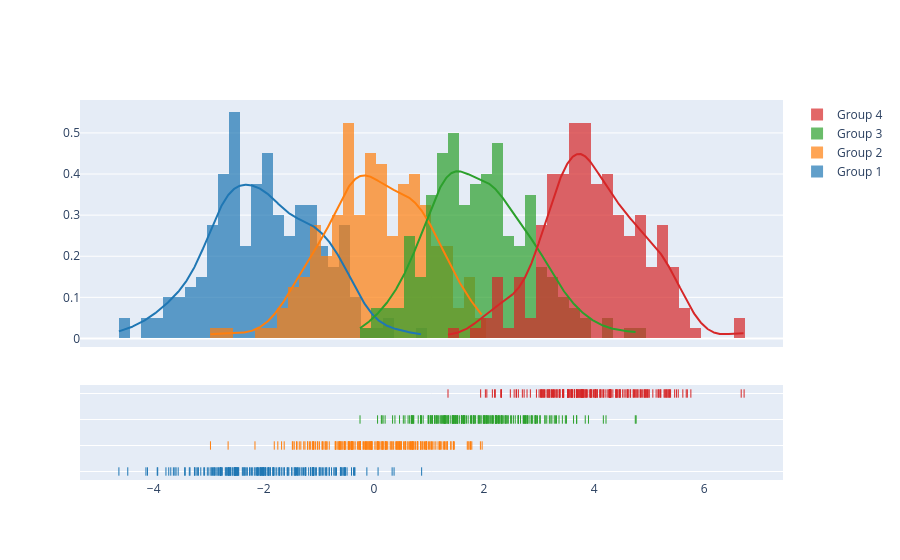

The code cell stored with this chart in its notebook:
### Code cell
import plotly.figure_factory as ff

# Add histogram data
x1 = np.random.randn(200) - 2
x2 = np.random.randn(200)
x3 = np.random.randn(200) + 2
x4 = np.random.randn(200) + 4

# Group data together
hist_data = [x1, x2, x3, x4]

group_labels = ['Group 1', 'Group 2', 'Group 3', 'Group 4']

# Create distplot with custom bin_size
fig = ff.create_distplot(hist_data, group_labels, bin_size=.2)
fig.show()

### Figure 1 — Plotly figure (JSON) as saved in the notebook; plotly's stock layout.template omitted (floating-point values rounded to 4 significant figures; data arrays with more than 128 entries replaced by an {"elided": "..."} marker saying what was removed)
{"data": [{"autobinx": false, "histnorm": "probability density", "legendgroup": "Group 1", "marker": {"color": "rgb(31, 119, 180)"}, "name": "Group 1", "opacity": 0.7, "type": "histogram", "x": {"elided": "200 float values"}, "xaxis": "x", "xbins": {"end": 0.8667, "size": 0.2, "start": -4.632}, "yaxis": "y"}, {"autobinx": false, "histnorm": "probability density", "legendgroup": "Group 2", "marker": {"color": "rgb(255, 127, 14)"}, "name": "Group 2", "opacity": 0.7, "type": "histogram", "x": {"elided": "200 float values"}, "xaxis": "x", "xbins": {"end": 1.965, "size": 0.2, "start": -2.969}, "yaxis": "y"}, {"autobinx": false, "histnorm": "probability density", "legendgroup": "Group 3", "marker": {"color": "rgb(44, 160, 44)"}, "name": "Group 3", "opacity": 0.7, "type": "histogram", "x": {"elided": "200 float values"}, "xaxis": "x", "xbins": {"end": 4.762, "size": 0.2, "start": -0.2525}, "yaxis": "y"}, {"autobinx": false, "histnorm": "probability density", "legendgroup": "Group 4", "marker": {"color": "rgb(214, 39, 40)"}, "name": "Group 4", "opacity": 0.7, "type": "histogram", "x": {"elided": "200 float values"}, "xaxis": "x", "xbins": {"end": 6.723, "size": 0.2, "start": 1.345}, "yaxis": "y"}, {"legendgroup": "Group 1", "marker": {"color": "rgb(31, 119, 180)"}, "mode": "lines", "name": "Group 1", "showlegend": false, "type": "scatter", "x": {"elided": "500 float values"}, "xaxis": "x", "y": {"elided": "500 float values"}, "yaxis": "y"}, {"legendgroup": "Group 2", "marker": {"color": "rgb(255, 127, 14)"}, "mode": "lines", "name": "Group 2", "showlegend": false, "type": "scatter", "x": {"elided": "500 float values"}, "xaxis": "x", "y": {"elided": "500 float values"}, "yaxis": "y"}, {"legendgroup": "Group 3", "marker": {"color": "rgb(44, 160, 44)"}, "mode": "lines", "name": "Group 3", "showlegend": false, "type": "scatter", "x": {"elided": "500 float values"}, "xaxis": "x", "y": {"elided": "500 float values"}, "yaxis": "y"}, {"legendgroup": "Group 4", "marker": {"color": "rgb(214, 39, 40)"}, "mode": "lines", "name": "Group 4", "showlegend": false, "type": "scatter", "x": {"elided": "500 float values"}, "xaxis": "x", "y": {"elided": "500 float values"}, "yaxis": "y"}, {"legendgroup": "Group 1", "marker": {"color": "rgb(31, 119, 180)", "symbol": "line-ns-open"}, "mode": "markers", "name": "Group 1", "showlegend": false, "type": "scatter", "x": {"elided": "200 float values"}, "xaxis": "x", "y": {"elided": "200 str values"}, "yaxis": "y2"}, {"legendgroup": "Group 2", "marker": {"color": "rgb(255, 127, 14)", "symbol": "line-ns-open"}, "mode": "markers", "name": "Group 2", "showlegend": false, "type": "scatter", "x": {"elided": "200 float values"}, "xaxis": "x", "y": {"elided": "200 str values"}, "yaxis": "y2"}, {"legendgroup": "Group 3", "marker": {"color": "rgb(44, 160, 44)", "symbol": "line-ns-open"}, "mode": "markers", "name": "Group 3", "showlegend": false, "type": "scatter", "x": {"elided": "200 float values"}, "xaxis": "x", "y": {"elided": "200 str values"}, "yaxis": "y2"}, {"legendgroup": "Group 4", "marker": {"color": "rgb(214, 39, 40)", "symbol": "line-ns-open"}, "mode": "markers", "name": "Group 4", "showlegend": false, "type": "scatter", "x": {"elided": "200 float values"}, "xaxis": "x", "y": {"elided": "200 str values"}, "yaxis": "y2"}], "layout": {"barmode": "overlay", "hovermode": "closest", "legend": {"traceorder": "reversed"}, "xaxis": {"anchor": "y2", "domain": [0.0, 1.0], "zeroline": false}, "yaxis": {"anchor": "free", "domain": [0.35, 1], "position": 0.0}, "yaxis2": {"anchor": "x", "domain": [0, 0.25], "dtick": 1, "showticklabels": false}}}
